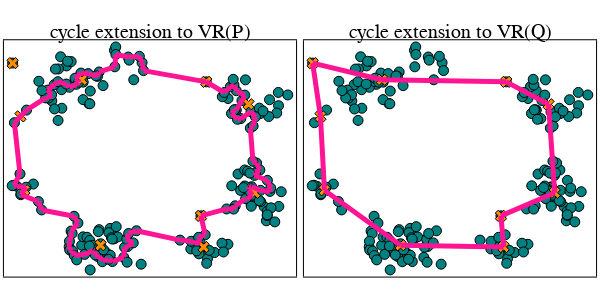

Notebook cell for this chart:
### Markdown cell above
Plot baseline cycle extensions

### Code cell
# select baseline cycle extension in P
epsilon0_P = extension_P["epsilon_0"]
cycle_P = extension_P["cycle_extensions"][epsilon0_P]["baseline"]

# select baseline cycle extension in Q
epsilon0_Q = extension_Q["epsilon_0"]
cycle_Q = extension_Q["cycle_extensions"][epsilon0_Q]["baseline"]

p1 = plot_cycle_square_torus(P, Q, cycle = cycle_P, cycle_loc = "P", title = "cycle extension to VR(P)"; legend = false)
p2 = plot_cycle_square_torus(P, Q, cycle = cycle_Q, cycle_loc = "Q", title = "cycle extension to VR(Q)"; legend = false)

plot(p1, p2, layout = grid(1,2), size = (600, 300))
